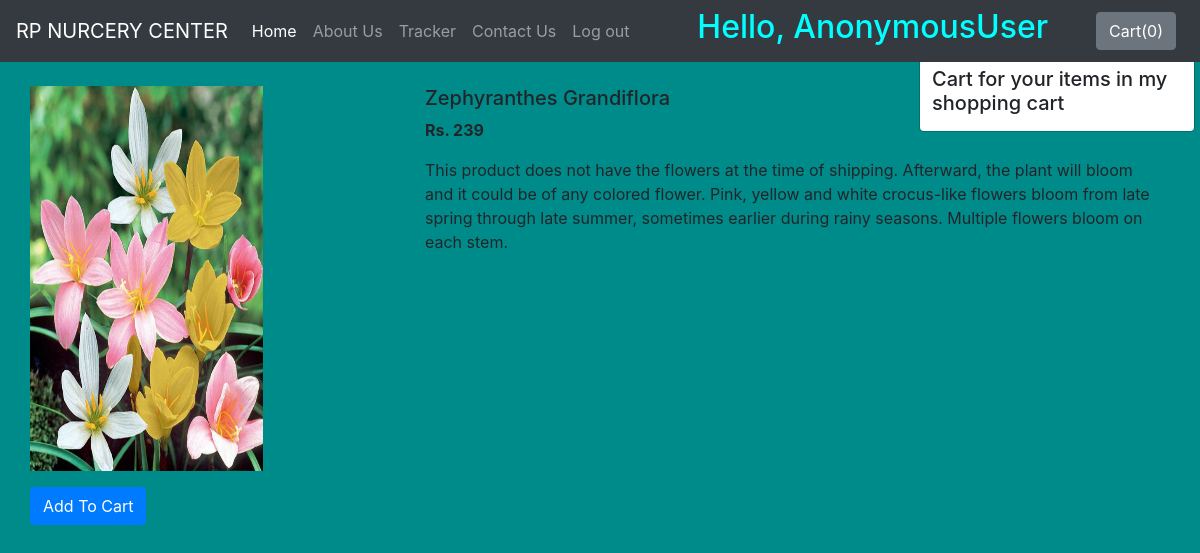
The page /shop/products/1 on the database its author committed.
### shop/models.py (models this page shows, shortened)
class Product(models.Model):
    product_id = models.AutoField
    product_name = models.CharField(max_length=50)
    category = models.CharField(max_length=50, default="")
    price = models.IntegerField(default=0)
    desc = models.CharField(max_length=300)
    pub_date = models.DateField()
    image = models.ImageField(upload_to='shop/images', default="")

### shop/views.py (the view)
# urls.py: path("products/<int:myid>", views.productView, name="ProductView"),
def productView(request, myid):
    product = Product.objects.filter(id=myid)
    return render(request, 'shop/prodView.html', {'product':product[0]})

### shop/templates/shop/prodView.html (shortened to what this page needs)
{% extends 'shop/basic.html' %}
{% block body %}
<div class="container my-4">
    <div class="row">
    <div class="col-md-4">
    <div class="row">
        <img src="/media/{{product.image}}" width="233px" height="385px">
    </div>
        <div class="row mt-3">
            <span id="divpr{{product.id}}" class="divpr">
                <button id="pr{{product.id}}" class="btn btn-primary cart">Add To Cart</button>
            </span>
        </div>
    </div>
    <div class="col-md-8">
        <h5 id="namepr{{product.id}}">{{product.product_name}}</h5>
        <p><b>Rs. <span id="pricepr{{product.id}}">{{product.price}}</span> </b></p>
        <p>{{product.desc}}</p>
    </div>
    </div>
</div>
{% endblock %}

### rows shown on the page
Product: image (picture), product_name "Zephyranthes Grandiflora", price "239", desc "This product does not have the flowers at the time of shipping. Afterward, the plant will bloom and it could be of any colored flower. Pink, yellow and white crocus-like flowers bloom from late spring through late summer, sometimes earlier during rainy seasons. Multiple flowers bloom on each stem."

### other values the page prints
{{ request.user }} "AnonymousUser"
